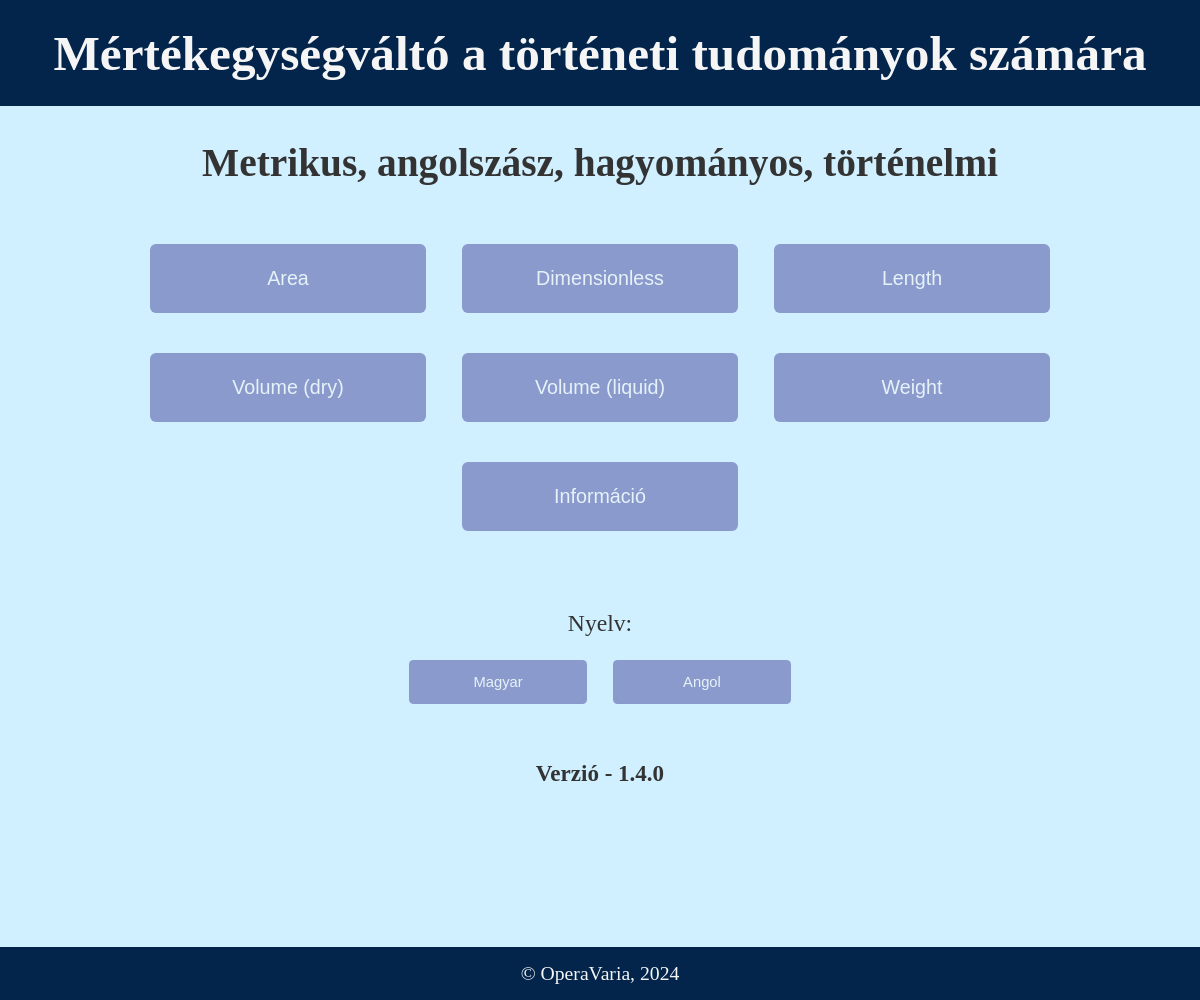
The page / on the database its author committed.
### tables this page shows
CREATE TABLE "cat_list" (
	"cat_raw"	TEXT NOT NULL UNIQUE,
	"cat_eng"	TEXT NOT NULL,
	"cat_hun"	TEXT NOT NULL,
	PRIMARY KEY("cat_raw")
);

### ucw_flask_app.py (the view)
@app.route("/")
def index():
    locale = get_locale()
    cat_dict = cat_dict_setup(locale)
    return render_template("index.html", locale=locale, current_year=current_year,
                           cat_dict=cat_dict, version=__version__)

### py_backend/fetch_functions.py (called while the page is built)
def fetch_dict(command, param):
    value_dict = {}
    con = sqlite3.connect("database/unit_database.db")
    cur = con.cursor()
    for key, value in cur.execute(command, param):
        value_dict[key] = value
    con.close()
    return value_dict

### py_backend/setup_functions.py (called while the page is built)
def cat_dict_setup(locale):
    if locale == "hu":
        command = "SELECT cat_raw, cat_hun FROM cat_list"
    elif locale == "en":
        command = "SELECT cat_raw, cat_eng FROM cat_list"
    param = ()
    cat_dict = fetch_dict(command, param)
    cat_dict = {key: str.capitalize(value) for (key,value) in cat_dict.items()}
    return cat_dict

### ucw_flask_app.py (called while the page is built)
def get_locale():
    if "locale" in session:
        locale = session["locale"]
    else:
        loc_best = request.accept_languages.best_match(app.config["LANGUAGES"].keys())
        if loc_best is None:
            locale = "en"
        else:
            locale = loc_best
    return locale

### templates/index.html
{% extends "base.html" %}
{% block main %}
<main class="container horizontal">
  <div class="item title" role="none">
    <h1>{{ _("Metrikus, angolszász, hagyományos, történelmi") }}</h1>
  </div>
  <nav class="container horizontal" title="{{ _('Gombok') }}">
    {% for raw, gui in cat_dict.items() %}
    <div class="item one-third" role="none">
      <button data-target="{{'/' ~ raw}}" class="link-btn normal">{{gui}}</button>
    </div>
    {% endfor %}
    <div class="item full-wide" role="none">
      <button data-target="/about" class="link-btn normal">{{ _("Információ") }}</button>
    </div>
  </nav>
  <section class="item full-wide buttons" title="{{ _('Nyelv') }}">
    <form action="{{ url_for('receive_post') }}" method="post" role="none">
      <div class="item" role="none">
        <h2 class="label">{{ _("Nyelv") }}:</h2>
      </div>
      <div class="container horizontal" role="none">
        <button class="small" name="locale-btn" type="submit" value="hu">{{ _("Magyar") }}</button>
        <button class="small" name="locale-btn" type="submit" value="en">{{ _("Angol") }}</button>
      </div>
    </form>
  </section>
  <section class="item full-wide" title="{{ _('Verzió') }}" role="note">
    <h3>{{ _("Verzió") }} - {{version}}</h3>
  </section>
  <span class="spacer-large"></span>
</main>
{% endblock main %}
{% block footer %}
<p class="footer-text" role="none">
  &copy; OperaVaria, {{current_year}}
</p>
{% endblock footer %}

### static/css/style.css (style rules this page uses)
html { color: #333333; font-family: Georgia, serif; font-size: calc(15px + 0.390625vw); text-align: center; }
body { background-attachment: fixed; background-color: #d0efff; background-position: top left; background-repeat: no-repeat; margin: auto; }
* { box-sizing: border-box; margin: 0; padding: 0; }
.container { align-content: center; align-items: center; display: flex; justify-content: center; }
.horizontal { flex-flow: row wrap; gap: 1vh 1vw; }
.item { padding: 2vh 1vw; }
.title { flex-basis: 100%; margin: 1.5vw; max-width: 80vw; }
.one-third { flex-basis: 25%; }
.full-wide { flex-basis: 100%; }
.buttons { margin: 2vh 0; }
.footer-text { font-size: 1em; padding: 0.75em; }
.label { font-size: 1.2em; margin: 0.3em; font-weight: normal; }
button { background-color: #5d63ac; border-radius: 0.3em; border: none; color: #f5f5f5; cursor: pointer; opacity: 0.6; text-align: center; transition: 0.4s; }
button.small { font-size: 0.75em; height: 3em; margin: 0 0.5em; width: 12em; }
button.normal { font-size: 1em; height: 3.5em; width: 14em; }
.spacer-large { flex-basis: 100%; height: 17vh; }

### rows shown on the page
cat_list: gui "Area"
cat_list: gui "Dimensionless"
cat_list: gui "Length"
cat_list: cat_eng "Volume (dry)"
cat_list: cat_eng "Volume (liquid)"
cat_list: gui "Weight"

### other values the page prints
{{ version }} "1.4.0"
{{ current_year }} "2024"
